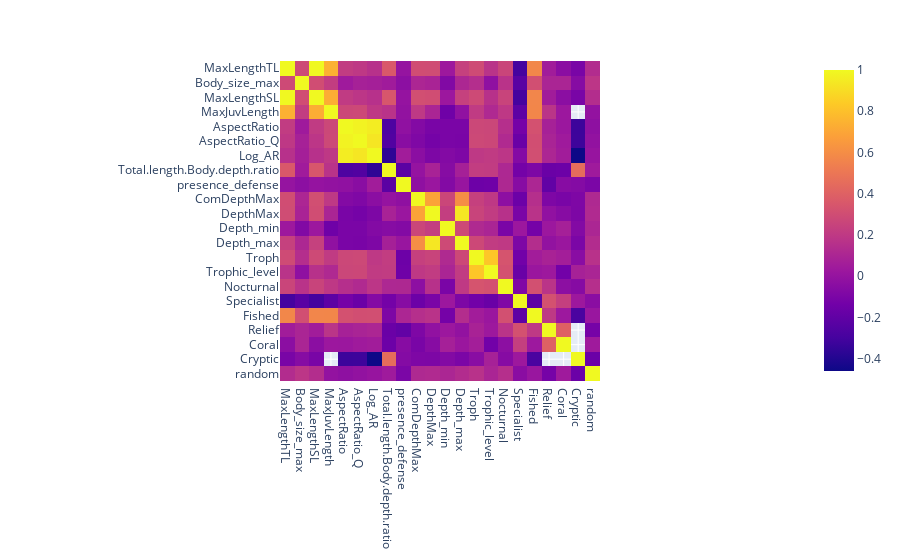

The code cell stored with this chart in its notebook:
### Code cell
#for all the numerical variable
px.imshow(trait.loc[:, ['MaxLengthTL','Body_size_max','MaxLengthSL', 'MaxJuvLength', 'AspectRatio', 'AspectRatio_Q', 'Log_AR', 'Total.length.Body.depth.ratio', 'presence_defense', 'ComDepthMax', 'DepthMax', 'Depth_min', 'Depth_max', 'Troph', 'Trophic_level', 'Nocturnal', 'Specialist', 'Fished', 'Relief', 'Coral', 'Cryptic', 'random']].corr())

### Figure 1 — Plotly figure (JSON) as saved in the notebook; plotly's stock layout.template omitted (floating-point values rounded to 4 significant figures; data arrays with more than 128 entries replaced by an {"elided": "..."} marker saying what was removed)
{"data": [{"coloraxis": "coloraxis", "hovertemplate": "x: %{x}<br>y: %{y}<br>color: %{z}<extra></extra>", "name": "0", "type": "heatmap", "x": ["MaxLengthTL", "Body_size_max", "MaxLengthSL", "MaxJuvLength", "AspectRatio", "AspectRatio_Q", "Log_AR", "Total.length.Body.depth.ratio", "presence_defense", "ComDepthMax", "DepthMax", "Depth_min", "Depth_max", "Troph", "Trophic_level", "Nocturnal", "Specialist", "Fished", "Relief", "Coral", "Cryptic", "random"], "xaxis": "x", "y": ["MaxLengthTL", "Body_size_max", "MaxLengthSL", "MaxJuvLength", "AspectRatio", "AspectRatio_Q", "Log_AR", "Total.length.Body.depth.ratio", "presence_defense", "ComDepthMax", "DepthMax", "Depth_min", "Depth_max", "Troph", "Trophic_level", "Nocturnal", "Specialist", "Fished", "Relief", "Coral", "Cryptic", "random"], "yaxis": "y", "z": {"elided": "22x22 float values"}}], "layout": {"coloraxis": {"colorscale": [[0, "#0d0887"], [0.1111, "#46039f"], [0.2222, "#7201a8"], [0.3333, "#9c179e"], [0.4444, "#bd3786"], [0.5556, "#d8576b"], [0.6667, "#ed7953"], [0.7778, "#fb9f3a"], [0.8889, "#fdca26"], [1, "#f0f921"]]}, "margin": {"t": 60}, "xaxis": {"anchor": "y", "constrain": "domain", "domain": [0, 1], "scaleanchor": "y"}, "yaxis": {"anchor": "x", "autorange": "reversed", "constrain": "domain", "domain": [0, 1]}}}
